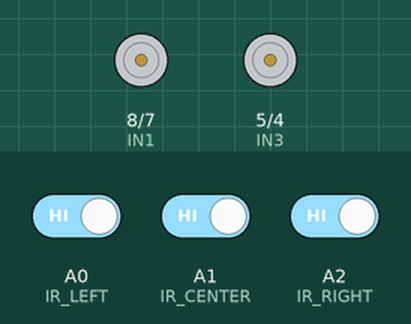
A sketch run on a simulated Arduino Uno, built with avr-gcc and run on an emulated ATmega328P. On the bench: motor-driver pin pairs drawn as motors (green arrow = first pin HIGH = forward, orange = second pin HIGH = backward, longer = more drive, scaled by the enable pin). The inputs (shaded band) are chosen by the test bench; at power-on: A0 (IR_LEFT) HIGH, A1 (IR_CENTER) HIGH, A2 (IR_RIGHT) HIGH. What the sketch prints to the serial monitor is not drawn.

Above: at 3.3 s.
Timing chart, 0 to 4.8 s (numbered marks = the images above):
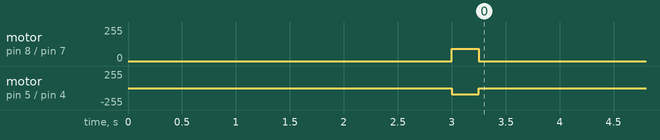

Measured:
- by itself, motor on pin 8 (IN1) / pin 7 (IN2): stopped → forward 91/255 at 3.0 s, → stopped 0.25 s later
- by itself, motor on pin 5 (IN3) / pin 4 (IN4): stopped → backward 91/255 at 3.0 s, → stopped 0.25 s later

The sketch:

sketch_linefollowing3.ino
```cpp
/*
  COGS 300 - LAB 7
  LINE FOLLOWER v3 (fixes swinging + circling in sketch_linefollowing2)
  Arduino UNO R4 WiFi

  Same pins, same motor orientation, still never reverses a motor.

  WHAT CHANGED FROM v2, AND WHY
  1. LEFT_MOTOR_BOOST (+35) removed. Adding a fixed +35 to the left wheel
     broke the left turns: "gentle left" asked for L45 / R75, but after the
     boost that became L80 / R75, which steers RIGHT. Only the sharp left
     (where the left wheel is 0 and gets no boost) actually turned left, so
     the robot overshot right, then snapped hard left, then repeated.
     Now each motor gets a percentage trim (LEFT_TRIM / RIGHT_TRIM).

  2. Dead zone fixed. DC motors don't turn at all below some PWM (often
     50-70). v2 drove at 45-75, right at that edge, so "slow down a bit"
     often meant "stop that wheel", turning every gentle correction into a
     sharp one. Now speeds are 0-100 % and get mapped onto MIN_PWM..255.

  3. Steering is a PD controller instead of 7 fixed cases.
       P: steer harder the further the line is off-centre.
       D: when the line is moving back toward the centre, ease off before
          it gets there. This is the part that stops the swinging.

  4. ACCEL_STEP 12 -> 40. The ramp took ~100 ms to change speed, so every
     correction arrived late and overshot.

  5. Lost-line search that can't loop forever:
     - Lost while centred = a gap or the end of the tape: drive straight
       briefly instead of spinning toward a stale side.
     - Lost off one side = sharp corner: turn toward the side the line
       most recently left from, for at most MAX_SEARCH_MS, then stop.
       At a 90-degree corner the last reading is often centre-only, so it
       also remembers a side seen in the last SIDE_MEMORY_MS.

  IR:      Left A0, Center A1, Right A2
  Motors:  Right ENA 9 / IN1 8 / IN2 7     Left ENB 3 / IN3 5 / IN4 4

  CALIBRATE IN THIS ORDER (MODE at the top of the code):
    MODE_CALIBRATE_STRAIGHT: robot drives straight at CRUISE % for 3 s.
       Curves left  -> left wheel is weak:  lower RIGHT_TRIM (e.g. 0.90)
       Curves right -> right wheel is weak: lower LEFT_TRIM
    Find MIN_PWM: raise it until both wheels just start turning on the floor
       at the smallest speeds (try MODE_CALIBRATE_STRAIGHT with CRUISE 10).
    MODE_FOLLOW: tune KP first (D = 0), then add KD until the swinging stops.
*/

#include <Arduino.h>

// ========================================
// MODE
// ========================================

enum Mode { MODE_FOLLOW, MODE_CALIBRATE_STRAIGHT, MODE_SENSOR_TEST };
const Mode MODE = MODE_FOLLOW;

// ========================================
// PINS (unchanged from v2)
// ========================================

// Right motor
const int ENA = 9;
const int IN1 = 8;
const int IN2 = 7;

// Left motor
const int ENB = 3;
const int IN3 = 5;
const int IN4 = 4;

// IR sensors
const int IR_LEFT   = A0;
const int IR_CENTER = A1;
const int IR_RIGHT  = A2;

// Original confirmed motor orientation
const bool REVERSE_LEFT  = true;
const bool REVERSE_RIGHT = false;

const bool IR_ACTIVE_LOW = true;

// ========================================
// MOTOR CALIBRATION
// ========================================

// Lowest PWM at which a wheel actually turns with the robot on the floor.
const int MIN_PWM = 55;

// Multiply each wheel's power. Keep both <= 1.0: slow the STRONG wheel
// down rather than trying to boost the weak one past 255.
const float LEFT_TRIM  = 1.00;
const float RIGHT_TRIM = 1.00;

// ========================================
// SPEED / STEERING TUNING (speeds in %, 0-100)
// ========================================

const float CRUISE = 20;          // straight-line speed
const float MIN_CRUISE = 18;      // slowest it slows to in a hard turn
const float SLOWDOWN_PER_ERR = 6; // % slower per unit of error

// Error is -2 .. +2 (see readError). Steering is in % of wheel difference.
const float KP = 8;      // steer per unit of error
const float KD = 12;     // damping: push back while the error is shrinking
const float D_DECAY = 0.85;  // how long the damping kick lasts (0.85 ~ 60 ms)

// Lost-line search
const float SEARCH_FAST = 32;     // outer wheel while searching
const float SEARCH_SLOW = 0;      // inner wheel (0 = pivot on that wheel)
const unsigned long GAP_MS = 250;          // straight ahead if lost while centred
const unsigned long SIDE_MEMORY_MS = 400;  // "recently saw it on a side" window
const unsigned long MAX_SEARCH_MS = 1500;  // then give up and stop

// Ramp limit per loop (PWM units). Bigger = snappier.
const int ACCEL_STEP = 40;

const unsigned long START_DELAY = 3000;
const unsigned long LOOP_DELAY = 5;

// ========================================
// STATE
// ========================================

bool irL = false, irC = false, irR = false;

int leftPwm = 0;
int rightPwm = 0;

float lastError = 0;      // most recent error while the line was visible
float dTerm = 0;          // decaying damping term
int lastSide = 0;         // -1 / +1: side the line most recently left from
unsigned long lastSideTime = 0;   // when a side sensor last saw the line

unsigned long lostSince = 0;
bool lost = false;
bool done = false;

// ========================================
// SENSORS
// ========================================

bool readIR(int pin) {
  int reading = digitalRead(pin);
  return IR_ACTIVE_LOW ? (reading == LOW) : (reading == HIGH);
}

void updateIR() {
  irL = readIR(IR_LEFT);
  irC = readIR(IR_CENTER);
  irR = readIR(IR_RIGHT);
}

// Where is the line, relative to the robot?
//   -2 = far left (only L sees it)   -1 = left (L+C)   0 = centred (C)
//   +1 = right (C+R)                 +2 = far right (only R)
// Returns false if no sensor sees tape.
bool readError(float &error) {
  if (!irL && !irC && !irR) return false;

  if      ( irL && !irC && !irR) error = -2;
  else if ( irL &&  irC && !irR) error = -1;
  else if (!irL &&  irC && !irR) error =  0;
  else if (!irL &&  irC &&  irR) error = +1;
  else if (!irL && !irC &&  irR) error = +2;
  else                           error = 0;  // all three, or L+R: junction -> straight
  return true;
}

// ========================================
// MOTORS
// ========================================

void motorOutput(int speedValue, int enablePin, int pin1, int pin2, bool reverse) {
  speedValue = constrain(speedValue, -255, 255);
  if (reverse) speedValue = -speedValue;

  if (speedValue > 0) {
    digitalWrite(pin1, HIGH);
    digitalWrite(pin2, LOW);
    analogWrite(enablePin, speedValue);
  } else if (speedValue < 0) {
    digitalWrite(pin1, LOW);
    digitalWrite(pin2, HIGH);
    analogWrite(enablePin, -speedValue);
  } else {
    analogWrite(enablePin, 0);
    digitalWrite(pin1, LOW);
    digitalWrite(pin2, LOW);
  }
}

// 0 % -> stopped.  1-100 % -> MIN_PWM..255, so every non-zero speed
// actually turns the wheel and the speed changes evenly.
int percentToPwm(float pct, float trim) {
  if (pct <= 0.5) return 0;
  pct = constrain(pct, 0, 100);
  return (int)((MIN_PWM + (255 - MIN_PWM) * pct / 100.0) * trim);
}

int approach(int current, int target) {
  if (current < target) return min(current + ACCEL_STEP, target);
  if (current > target) return max(current - ACCEL_STEP, target);
  return target;
}

void drive(float leftPct, float rightPct) {
  int leftTarget  = percentToPwm(leftPct, LEFT_TRIM);
  int rightTarget = percentToPwm(rightPct, RIGHT_TRIM);

  // Starting from 0, jump straight to MIN_PWM; below that nothing moves anyway.
  if (leftPwm == 0 && leftTarget > 0)   leftPwm = min(leftTarget, MIN_PWM);
  if (rightPwm == 0 && rightTarget > 0) rightPwm = min(rightTarget, MIN_PWM);

  leftPwm = approach(leftPwm, leftTarget);
  rightPwm = approach(rightPwm, rightTarget);

  // A ramp passing through the dead zone just stalls the wheel; cut to 0.
  if (leftTarget == 0 && leftPwm < MIN_PWM)   leftPwm = 0;
  if (rightTarget == 0 && rightPwm < MIN_PWM) rightPwm = 0;

  motorOutput(leftPwm, ENB, IN3, IN4, REVERSE_LEFT);
  motorOutput(rightPwm, ENA, IN1, IN2, REVERSE_RIGHT);
}

void stopNow() {
  leftPwm = 0;
  rightPwm = 0;
  motorOutput(0, ENB, IN3, IN4, REVERSE_LEFT);
  motorOutput(0, ENA, IN1, IN2, REVERSE_RIGHT);
}

// ========================================
// LINE FOLLOWING
// ========================================

void followLine() {
  float error;

  if (readError(error)) {
    // ---- Line visible: PD control ----
    lost = false;

    // D: change in error, kept for a few loops so it actually has an effect
    // (with 3 on/off sensors the error only changes now and then).
    dTerm = dTerm * D_DECAY + KD * (error - lastError);

    float steer = KP * error + dTerm;      // + = turn right

    float speed = CRUISE - SLOWDOWN_PER_ERR * fabs(error);
    speed = max(speed, MIN_CRUISE);

    // Never reverse: clamp each wheel at 0.
    drive(speed + steer, speed - steer);

    lastError = error;
    if (error != 0) {
      lastSide = error < 0 ? -1 : +1;
      lastSideTime = millis();
    }
    return;
  }

  // ---- No sensor sees tape ----
  if (!lost) {
    lost = true;
    lostSince = millis();
    dTerm = 0;
  }
  unsigned long lostTime = millis() - lostSince;

  if (lostTime > MAX_SEARCH_MS) {
    stopNow();
    done = true;
    Serial.println("Line lost: stopped. Press reset.");
    return;
  }

  // Did a side sensor see the line just before we lost it? At a 90-degree
  // corner the last reading is often centre-only for an instant, even
  // though the line was clearly heading off to one side.
  bool sawSideRecently = lastSide != 0 && (lostSince - lastSideTime) < SIDE_MEMORY_MS;

  if (!sawSideRecently && lostTime < GAP_MS) {
    // Lost while centred: probably a gap in the tape. Go straight briefly.
    drive(MIN_CRUISE, MIN_CRUISE);
    return;
  }

  if (lastSide == 0) {           // never seen a side at all: nothing to search
    stopNow();
    done = true;
    Serial.println("End of line.");
    return;
  }

  // Sharp corner (or the gap didn't come back): turn toward where it went.
  if (lastSide < 0) drive(SEARCH_SLOW, SEARCH_FAST);   // left
  else              drive(SEARCH_FAST, SEARCH_SLOW);   // right
}

// ========================================
// DEBUG (Serial Monitor / Plotter at 115200)
// ========================================

void printDebug() {
  static unsigned long lastPrint = 0;
  if (millis() - lastPrint < 100) return;
  lastPrint = millis();

  Serial.print("L:");  Serial.print(irL);
  Serial.print(" C:"); Serial.print(irC);
  Serial.print(" R:"); Serial.print(irR);
  Serial.print(" err:"); Serial.print(lastError);
  Serial.print(" d:");   Serial.print(dTerm);
  Serial.print(" LM:");  Serial.print(leftPwm);
  Serial.print(" RM:");  Serial.print(rightPwm);
  Serial.print(" lost:"); Serial.println(lost);
}

// ========================================
// SETUP / LOOP
// ========================================

void setup() {
  Serial.begin(115200);

  pinMode(ENA, OUTPUT); pinMode(IN1, OUTPUT); pinMode(IN2, OUTPUT);
  pinMode(ENB, OUTPUT); pinMode(IN3, OUTPUT); pinMode(IN4, OUTPUT);

  pinMode(IR_LEFT, INPUT);
  pinMode(IR_CENTER, INPUT);
  pinMode(IR_RIGHT, INPUT);

  stopNow();
  Serial.println("COGS 300 LAB 7 - line follower v3");
  if (MODE != MODE_SENSOR_TEST) delay(START_DELAY);
}

void loop() {
  if (done) { stopNow(); delay(100); return; }

  updateIR();

  if (MODE == MODE_SENSOR_TEST) {
    stopNow();
  } else if (MODE == MODE_CALIBRATE_STRAIGHT) {
    drive(CRUISE, CRUISE);
    if (millis() > START_DELAY + 3000) { stopNow(); done = true; }
  } else {
    followLine();
  }

  printDebug();
  delay(LOOP_DELAY);
}
```
